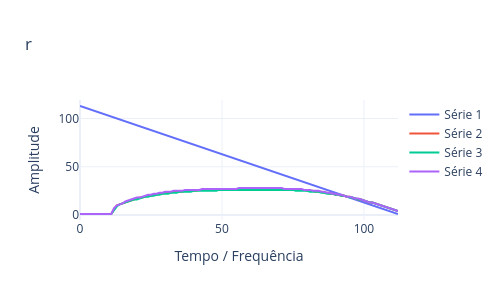

Notebook code for this chart:
### Code cell
ySeries =[rtlo.rulR,rtlo.rulP,rtlo.rulL,rtlo.rulU]
PlotSeries(ySeries=ySeries,mode='ply')
